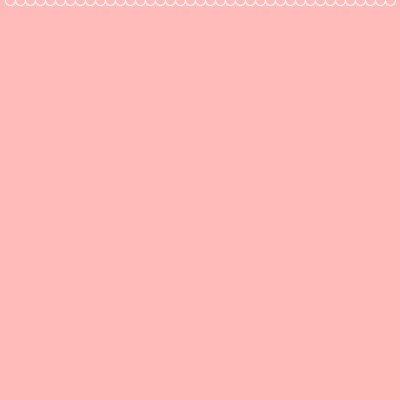
Frame 1 (no input)
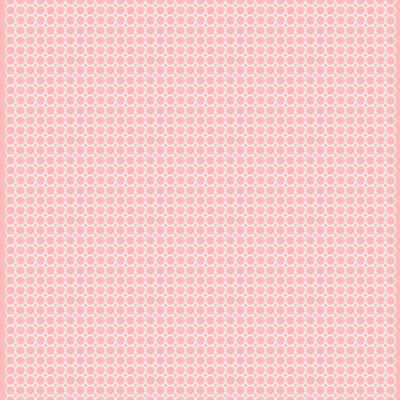
Frame 60 (the mouse pressed at the canvas centre just before this capture)
Frame 120 (the mouse held since frame 60 and released just before this capture): identical to frame 60, image omitted

The Processing sketch that drew these frames (run headless with seeded random() and noise(); from frame 60 on, the mouse is pressed at the canvas centre):

// Processing sketch: processing_92094
// ── processing_92094.pde

// © Julia Shen
// yuans @ andrew.cmu.edu

float y, z, deltaX, deltaY;
int phase;

void setup()
{
  size(400, 400);
  background(255, 186, 186);
  y = 0;
  z = 10;
  deltaX = 10;
  deltaY = 10;
  
  
}

void draw()
{
  if (phase == 1) {
    drawFor();
  } else if (phase == 0) {
    drawWhile();
    y = y + deltaY;
  }
  
}


void drawWhile()
{
  int x = 10;
  
  while (x < width)
  {
    noFill();
    stroke(255);
    ellipse(x, y, z, z);
    x = x + 10;
   
  }
}


void drawFor()
{
  
  for (int x = 10; x<width; x = x + 10){
    for(int h = 0; h<height; h = h + 1){
    fill(255);
    stroke(255);
    rect(x, h, 1, 1);
  }
  }
}

void keyPressed()
{ if (key == ' ') {
  phase = 1;
  background(255, 186, 186);
}
  else if (phase == 1) {
    phase = 0;
  }
}
